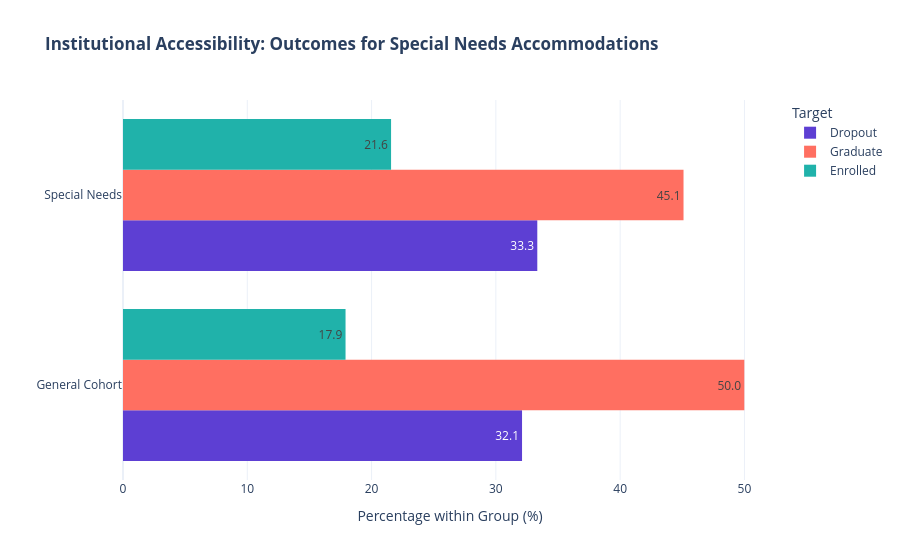

This figure's notebook cell:
### Code cell
df['Special_Needs_Label'] = df['Educational special needs'].map({1: 'Special Needs', 0: 'General Cohort'})

fig = px.histogram(
    df,
    y="Special_Needs_Label", 
    color="Target", 
    barmode="group",
    barnorm="percent",
    text_auto='.1f',
    color_discrete_map={'Dropout': '#5D3FD3', 'Graduate': '#FF6F61', 'Enrolled': '#20B2AA'},
    title="<b>Institutional Accessibility: Outcomes for Special Needs Accommodations</b>"
)
fig.update_layout(xaxis_title="Percentage within Group (%)", yaxis_title="", template="plotly_white")
fig.show()

### Figure 1 — Plotly figure (JSON) as saved in the notebook; plotly's stock layout.template omitted (floating-point values rounded to 4 significant figures; data arrays with more than 128 entries replaced by an {"elided": "..."} marker saying what was removed)
{"data": [{"alignmentgroup": "True", "bingroup": "y", "hovertemplate": "Target=Dropout<br>count (normalized as percent)=%{x}<br>Special_Needs_Label=%{y}<extra></extra>", "legendgroup": "Dropout", "marker": {"color": "#5D3FD3", "pattern": {"shape": ""}}, "name": "Dropout", "offsetgroup": "Dropout", "orientation": "h", "showlegend": true, "texttemplate": "%{value:.1f}", "type": "histogram", "xaxis": "x", "y": {"elided": "1421 str values"}, "yaxis": "y"}, {"alignmentgroup": "True", "bingroup": "y", "hovertemplate": "Target=Graduate<br>count (normalized as percent)=%{x}<br>Special_Needs_Label=%{y}<extra></extra>", "legendgroup": "Graduate", "marker": {"color": "#FF6F61", "pattern": {"shape": ""}}, "name": "Graduate", "offsetgroup": "Graduate", "orientation": "h", "showlegend": true, "texttemplate": "%{value:.1f}", "type": "histogram", "xaxis": "x", "y": {"elided": "2209 str values"}, "yaxis": "y"}, {"alignmentgroup": "True", "bingroup": "y", "hovertemplate": "Target=Enrolled<br>count (normalized as percent)=%{x}<br>Special_Needs_Label=%{y}<extra></extra>", "legendgroup": "Enrolled", "marker": {"color": "#20B2AA", "pattern": {"shape": ""}}, "name": "Enrolled", "offsetgroup": "Enrolled", "orientation": "h", "showlegend": true, "texttemplate": "%{value:.1f}", "type": "histogram", "xaxis": "x", "y": {"elided": "794 str values"}, "yaxis": "y"}], "layout": {"barmode": "group", "barnorm": "percent", "legend": {"title": {"text": "Target"}, "tracegroupgap": 0}, "title": {"text": "<b>Institutional Accessibility: Outcomes for Special Needs Accommodations</b>"}, "xaxis": {"anchor": "y", "domain": [0, 1], "title": {"text": "Percentage within Group (%)"}}, "yaxis": {"anchor": "x", "domain": [0, 1], "title": {"text": ""}}}}
